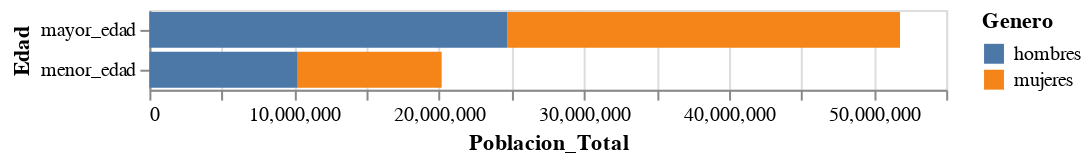

Notebook code for this chart:
### Code cell
#creación de grafica apilada de la cantidad y tipo de población.
grafica=pd.DataFrame({
    'Genero':['mujeres','mujeres','hombres','hombres'],
    'Edad':['menor_edad','mayor_edad','menor_edad','mayor_edad'],
    'Poblacion_Total':[9941647,27117573,10232485,24693752]
})

genero=alt.Chart(grafica).mark_bar().encode(
    x='Poblacion_Total',
    y='Edad',
    color='Genero'
)

genero

### Figure 1 — Vega-Lite specification as saved in the notebook (floating-point values rounded to 4 significant figures)
{"config": {"view": {"continuousWidth": 400, "continuousHeight": 300}}, "data": {"name": "data-c89ea9644c46a9c3aa6d8254d2199115"}, "mark": "bar", "encoding": {"color": {"field": "Genero", "type": "nominal"}, "x": {"field": "Poblacion_Total", "type": "quantitative"}, "y": {"field": "Edad", "type": "nominal"}}, "$schema": "https://vega.github.io/schema/vega-lite/v4.17.0.json", "datasets": {"data-c89ea9644c46a9c3aa6d8254d2199115": [{"Genero": "mujeres", "Edad": "menor_edad", "Poblacion_Total": 9941647}, {"Genero": "mujeres", "Edad": "mayor_edad", "Poblacion_Total": 27117573}, {"Genero": "hombres", "Edad": "menor_edad", "Poblacion_Total": 10232485}, {"Genero": "hombres", "Edad": "mayor_edad", "Poblacion_Total": 24693752}]}}
